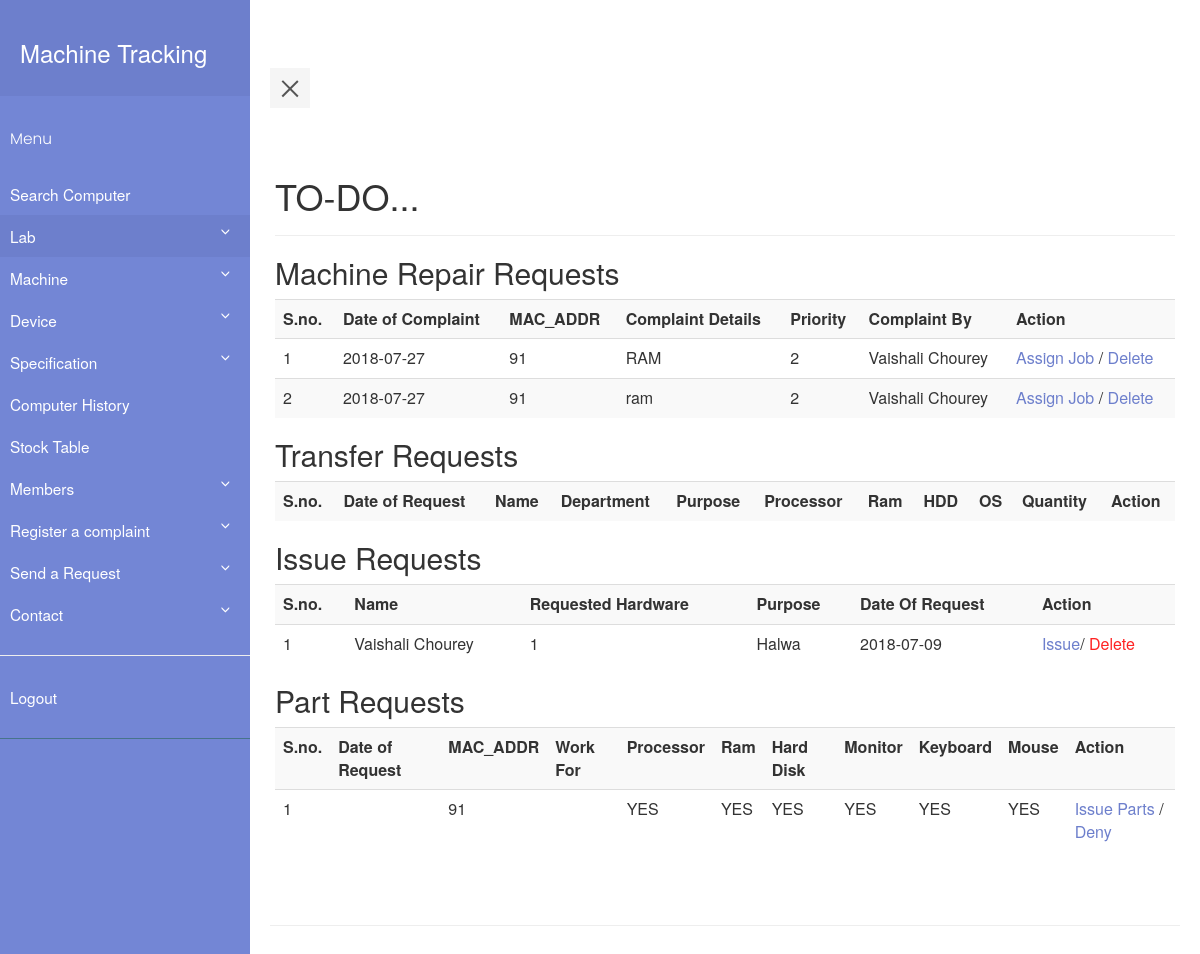
Screenshot of /homee.php (signed in) with the database file from the repository.
### tables this page shows
CREATE TABLE `complaint_book` (
  `complaint_book_id` int(11) NOT NULL,
  `Date_of_complaint` date DEFAULT NULL,
  `machine_id` int(11) DEFAULT NULL,
  `complaint_details` varchar(512) DEFAULT NULL,
  `priority` int(11) DEFAULT NULL,
  `work_for` int(11) DEFAULT NULL,
  `remarks` varchar(512) DEFAULT NULL,
  `complaint_by` varchar(40) DEFAULT NULL,
  `processor` int(11) DEFAULT NULL,
  `ram` int(11) DEFAULT NULL,
  `harddisk` int(11) DEFAULT NULL,
  `mouse` int(11) DEFAULT NULL,
  `keyboard` int(11) DEFAULT NULL,
  `monitor` int(11) DEFAULT NULL,
  `DOPR` date DEFAULT NULL,
  `completed` int(11) DEFAULT NULL
);

CREATE TABLE `machine` (
  `machine_id` int(11) NOT NULL,
  `MAC_ADDR` varchar(30) DEFAULT NULL,
  `processor` int(11) NOT NULL,
  `ram` int(11) NOT NULL,
  `memory` int(11) NOT NULL,
  `DOP` date DEFAULT NULL,
  `price` int(11) DEFAULT NULL,
  `state` varchar(10) DEFAULT NULL,
  `os` varchar(30) DEFAULT NULL,
  `monitor` int(11) NOT NULL,
  `keyboard` int(11) NOT NULL,
  `mouse` int(11) NOT NULL,
  `grn` int(11) NOT NULL
);

CREATE TABLE `issue_request` (
  `issue_report_id` int(11) NOT NULL,
  `department` varchar(30) DEFAULT NULL,
  `id` int(11) DEFAULT NULL,
  `purpose` text,
  `date_of_request` date DEFAULT NULL,
  `name_of_hardware` int(30) DEFAULT NULL
);

CREATE TABLE `member` (
  `member_id` int(11) NOT NULL,
  `id` varchar(30) DEFAULT NULL,
  `first_name` varchar(30) DEFAULT NULL,
  `last_name` varchar(30) DEFAULT NULL,
  `email` varchar(50) DEFAULT NULL,
  `pass_word` varchar(512) DEFAULT NULL,
  `role` int(5) DEFAULT NULL,
  `contact_no` int(13) DEFAULT NULL
);

CREATE TABLE `hardware` (
  `hardware_id` int(11) NOT NULL,
  `company` int(11) DEFAULT NULL,
  `description` int(11) DEFAULT NULL,
  `price` int(11) DEFAULT NULL,
  `grn` int(11) DEFAULT NULL,
  `name` int(11) DEFAULT NULL,
  `state` int(11) NOT NULL,
  `supplier` int(20) DEFAULT NULL,
  `DOP` date DEFAULT NULL
);

### homee.php (the view, shortened to what this page needs)
<?php
    require_once "pdo.php";
?>
<html>
<head>
    <link rel="stylesheet" type="text/css" href="style5.css">
    <link rel="stylesheet" type="text/css" href="https://maxcdn.bootstrapcdn.com/bootstrap/3.3.7/css/bootstrap.min.css" >
</head>
<body>
        <div class="wrapper">
         <?php if ($_SESSION['id']=='0') include "navbar.php"; else include "navbar_index.php" ;?>
           <div class="container-fluid row" id="content">
        <div class="page-header">
        <h1>TO-DO...</h1>
        </div>
        <?php
            if($_SESSION['id']=='0')
            {
                $stmtcnt = $pdo->query("SELECT COUNT(*) FROM complaint_book WHERE work_for IS NULL ");
                $row = $stmtcnt->fetch(PDO::FETCH_ASSOC);
                if($row['COUNT(*)']!=='0')
                {
                    echo "<h2>Machine Repair Requests</h2>";
                    $i=1;
                    $stmtread = $pdo->query("SELECT * FROM complaint_book WHERE work_for IS NULL");
                    echo ("<table class=\"table table-striped\">
                        <tr> <th>S.no.</th><th>Date of Complaint</th><th>MAC_ADDR</th><th>Complaint Details</th><th>Priority</th><th>Complaint By</th><th>Action</th> </tr>");
                    while ( $row = $stmtread->fetch(PDO::FETCH_ASSOC) )
                    {
                        $stmtr = $pdo->prepare("SELECT MAC_ADDR FROM machine WHERE machine_id = :mid ");
                        $stmtr->execute(array(':mid' => $row['machine_id']));
                        $rowr = $stmtr->fetch(PDO::FETCH_ASSOC);
                        echo ("<tr>");
                        echo ("<td>");
                        echo($i);
                        echo("</td>");
                        echo ("<td>");
                        echo(htmlentities($row['Date_of_complaint']));
                        echo ("</td>");
                        echo ("<td>");
                        echo(htmlentities($rowr['MAC_ADDR']));
                        echo ("</td>");
                        echo ("<td>");
                        echo(htmlentities($row['complaint_details']));
                        echo ("</td>");
                        echo ("<td>");
                        echo(htmlentities($row['priority']));
                        echo ("</td>");
                        echo ("<td>");
                        echo(htmlentities($row['complaint_by']));
                        echo ("</td>");
                        echo ("<td>");
                        echo('<a class="link-black" href="gorepairmc.php?mc_id='.$rowr['MAC_ADDR'].'">'. 'Assign Job' . '</a>' . ' / ' . '<a class="link-black" href="deleterr.php?cb_id='.$row['complaint_book_id'].'">'. 'Delete' . '</a>');
                        echo ("</td>");
                        $i++;
                    }
                    echo('</table>');
                }
                $flag=0;
                if($flag==0)
                {
                    echo "<h2>Transfer Requests</h2>";
                    echo ("<table class=\"table table-striped\">
                        <tr> <th>S.no.</th><th>Date of Request</th><th>Name</th><th>Department</th><th>Purpose</th><th>Processor</th><th>Ram</th><th>HDD</th><th>OS</th><th>Quantity</th><th>Action</th> </tr>");
                    echo('</table>');
                }
                $stmt=$pdo->query("SELECT COUNT(*) FROM issue_request");
                $row=$stmt->fetch(PDO::FETCH_ASSOC);
                if($row['COUNT(*)']>0)
                {
                    echo "<h2>Issue Requests</h2>";
                    echo ("<table class=\"table table-striped\">
                        <tr> <th>S.no.</th><th>Name</th><th>Requested Hardware</th><th>Purpose</th><th>Date Of Request</th><th>Action</th></tr>");
                    $stmt=$pdo->query("SELECT * FROM issue_request");
                    $i=1;
                    while($row2=$stmt->fetch(PDO::FETCH_ASSOC))
                    {
                        echo "<tr>";
                            echo "<td>".$i++."</td>";
                            echo "<td>";
                                $stmtname=$pdo->prepare("SELECT first_name,last_name FROM member where id = :id");
                                $stmtname->execute(array(":id"=>$_SESSION['id']));
                                $name=$stmtname->fetch(PDO::FETCH_ASSOC);
                                echo $name['first_name'].' '.$name['last_name'];
                            echo "</td>";
                            echo "<td>";
                                $stmtname=$pdo->prepare("SELECT description from hardware where hardware_id = :name");
                                $stmtname->execute(array(":name"=>$row2['name_of_hardware']));
                                $name=$stmtname->fetch(PDO::FETCH_ASSOC);
                                echo $name['description'];
                            echo "</td>";
                            echo "<td>";
                                echo $row2['purpose'];
                            echo "</td>";
                            echo "<td>";
                                echo $row2['date_of_request'];
                            echo "</td>";
                            echo "<td>";
                                echo "<a class='link-black' href='issue_hardware.php?id=".$row2['issue_report_id']."'>Issue</a>/
                                <a class='link-red' href='delete_issue_request.php?id=".$row2['issue_report_id']."'>Delete</a>";
                            echo "</td>";
                        echo "</tr>";
                    }
                    echo "</table>";
                }
                $stmtcnt = $pdo->query("SELECT COUNT(*) FROM complaint_book WHERE completed IS NULL AND (processor IS NOT NULL OR ram IS NOT NULL OR harddisk IS NOT NULL OR monitor IS NOT NULL OR keyboard IS NOT NULL OR mouse IS NOT NULL)");
                $row = $stmtcnt->fetch(PDO::FETCH_ASSOC);
                if($row['COUNT(*)']!=='0')
                {
                    echo "<h2>Part Requests</h2>";
                    $i=1;
                    $stmtread = $pdo->query("SELECT * FROM complaint_book WHERE completed IS NULL AND (processor IS NOT NULL OR ram IS NOT NULL OR harddisk IS NOT NULL OR monitor IS NOT NULL OR keyboard IS NOT NULL OR mouse IS NOT NULL)");
                    echo ("<table class=\"table table-striped\">
                        <tr> <th>S.no.</th><th>Date of Request</th><th>MAC_ADDR</th><th>Work For</th><th>Processor</th><th>Ram</th><th>Hard Disk</th><th>Monitor</th><th>Keyboard</th><th>Mouse</th><th>Action</th> </tr>");
                    while ( $row = $stmtread->fetch(PDO::FETCH_ASSOC) )
                    {
                        $stmtr = $pdo->prepare("SELECT MAC_ADDR FROM machine WHERE machine_id = :mid ");
                        $stmtr->execute(array(':mid' => $row['machine_id']));
                        $rowr = $stmtr->fetch(PDO::FETCH_ASSOC);
                        $stmtt = $pdo->prepare("SELECT * FROM temp WHERE machine_id = :mid ");
                        $stmtt->execute(array(':mid' => $row['machine_id']));
                        $rowt = $stmtt->fetch(PDO::FETCH_ASSOC);
                        if($rowt == false)
                        {
                            echo ("<tr>");
                            echo ("<td>");
                            echo($i);
                            echo("</td>");
                            echo ("<td>");
                            echo ("</td>");
                            echo ("<td>");
                            echo(htmlentities($rowr['MAC_ADDR']));
                            echo ("</td>");
                            echo ("<td>");
                            echo ("</td>");
                            echo ("<td>");
                            if($row['processor'] == NULL)
                            {
                                echo("NO");
                            }
                            else
                            {
                                echo("YES");
                            }
                            echo ("</td>");
                            echo ("<td>");
                            if($row['ram'] == NULL)
                            {
                                echo("NO");
                            }
                            else
                            {
                                echo("YES");
                            }
                            echo ("</td>");
                            echo ("<td>");
                            if($row['harddisk'] == NULL)
                            {
                                echo("NO");
                            }
                            else
                            {
                                echo("YES");
                            }
                            echo ("</td>");
                            echo ("<td>");
                            if($row['monitor'] == NULL)
                            {
                                echo("NO");
                            }
                            else
                            {
                                echo("YES");
                            }
                            echo ("</td>");
                            echo ("<td>");
                            if($row['keyboard'] == NULL)
                            {
                                echo("NO");
                            }
                            else
                            {
                                echo("YES");
                            }
                            echo ("</td>");
                            echo ("<td>");
                            if($row['mouse'] == NULL)
                            {
                                echo("NO");
                            }
                            else
                            {
                                echo("YES");
                            }
                            echo ("</td>");
                            echo ("<td>");
                            echo('<a class="link-black" href="issue_parts.php?cb_id='.$row['complaint_book_id'].'&mc_id='.$row['machine_id'].'">'. 'Issue Parts' . '</a>' . ' / ' . '<a class="link-black" href="deny_parts.php?cb_id='.$row['complaint_book_id'].'">'. 'Deny' . '</a>');
                            echo ("</td>");
                        }
                        $i++;
                    }
                    echo('</table>');
                }
            }
        ?>
</body>
</html>

### style5.css (style rules this page uses)
body { font-family: 'Poppins', sans-serif; background: #fafafa; }
a, a:hover, a:focus { color: inherit; text-decoration: none; transition: all 0.3s; }
.wrapper { display: flex; align-items: stretch; perspective: 1500px; }
#content { padding: 20px; min-height: 100vh; transition: all 0.3s; }
a:link { text-decoration: none; color:white; }
a.link-black { color: #6d7fcc; }
a.link-red { color: #ff2323; }

### rows the page displays
complaint_book: Date_of_complaint "2018-07-27", machine.MAC_ADDR "91", complaint_details "RAM", priority "2", complaint_by "Vaishali Chourey"
complaint_book: Date_of_complaint "2018-07-27", machine.MAC_ADDR "91", complaint_details "ram", priority "2", complaint_by "Vaishali Chourey", processor "YES", ram "YES", harddisk "YES", monitor "YES", keyboard "YES", mouse "YES"
issue_request: id.first_name "Vaishali", id.last_name "Chourey", hardware.description "1", purpose "Halwa", date_of_request "2018-07-09"
